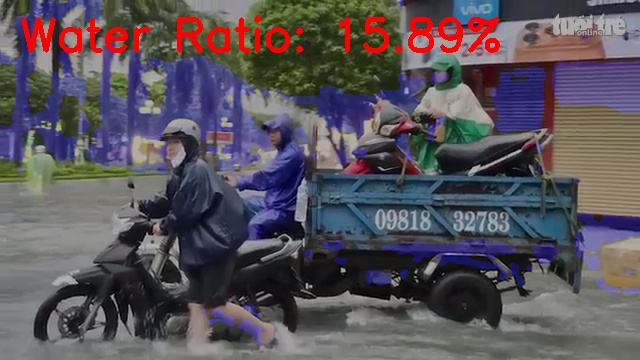
#> input picture ai_module/flood_test_result.jpg, 640 x 360 px
$ python -i test_flood.py   (imports and definitions only)
#> lines starting #> are read from the running program, lines starting #| are printed output that depends on the picture; after the words box and inside, x2 and y2 are one past the last pixel; in counts of white or black regions, pixels touching at a corner belong together
#> further down, picture is the input picture: shape (360, 640, 3); mean B, G, R 90.7, 83.4, 88.9
"""
Quick test: Run flood (water) detection on a single image using HSV thresholding.

Usage:
  python test_flood.py                     # Capture 1 frame from default YouTube stream
  python test_flood.py path/to/image.jpg   # Use your own image
"""

import sys
import os
import cv2
import numpy as np
from dotenv import load_dotenv

# [1 line not run here, left out]

# HSV range for muddy/brown flood water
HSV_LOWER = np.array([5, 30, 30])
HSV_UPPER = np.array([35, 200, 180])

# Thresholds (same as flood_module.py)
WATCH_THRESHOLD = 0.15   # 15% water → WATCH
ALERT_THRESHOLD = 0.30   # 30% water → ALERT


def is_youtube_url(url: str) -> bool:
    return any(domain in url for domain in ["youtube.com", "youtu.be", "youtube.com/live"])


# [44 lines left out: functions resolve_youtube, capture_frame, not called in this run]


def compute_water_ratio(frame: np.ndarray):
    """Compute ratio of water-colored pixels using HSV thresholding."""
    hsv = cv2.cvtColor(frame, cv2.COLOR_BGR2HSV)
#> hsv: shape (360, 640, 3); mean H, S, V 78.5, 71.5, 104.9
    mask = cv2.inRange(hsv, HSV_LOWER, HSV_UPPER)
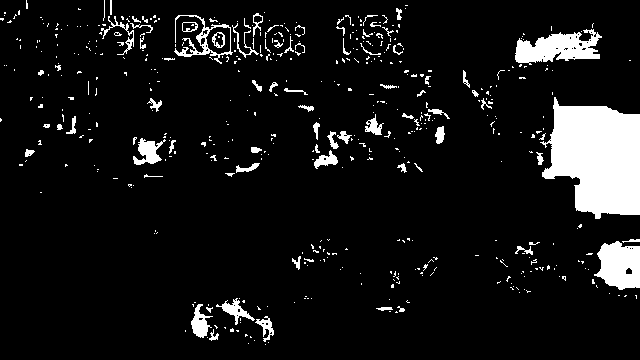
#> mask: shape (360, 640); 8.4% white; 506 white regions (427 under 20 px), largest, box (x1, y1, x2, y2) and area: (540, 97, 640, 219) 8545, (515, 29, 602, 65) 1851, (594, 241, 640, 290) 1655

    # Morphological cleanup
    kernel = cv2.getStructuringElement(cv2.MORPH_ELLIPSE, (5, 5))
    mask = cv2.morphologyEx(mask, cv2.MORPH_OPEN, kernel)
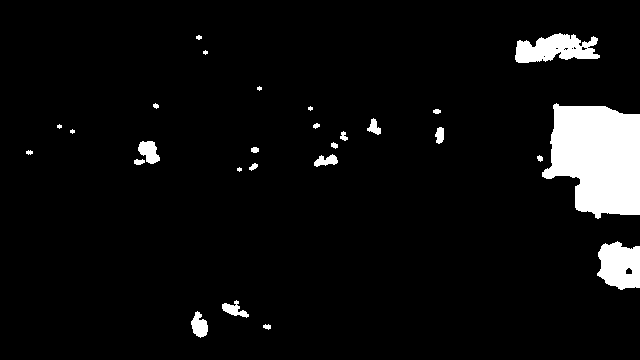
#> mask: shape (360, 640); 5.9% white; 27 white regions (6 under 20 px), largest, box (x1, y1, x2, y2) and area: (542, 103, 640, 219) 8477, (515, 33, 600, 63) 1669, (597, 241, 640, 290) 1625
    mask = cv2.morphologyEx(mask, cv2.MORPH_CLOSE, kernel)
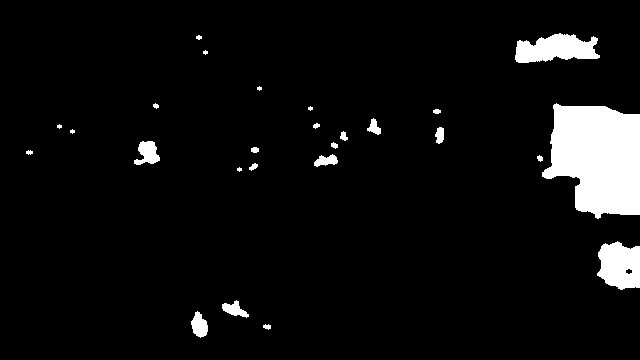
#> mask: shape (360, 640); 5.9% white; 26 white regions (6 under 20 px), largest, box (x1, y1, x2, y2) and area: (542, 103, 640, 219) 8486, (515, 33, 600, 63) 1741, (597, 241, 640, 290) 1637

    water_pixels = cv2.countNonZero(mask)
#> water_pixels = 13704
    total_pixels = frame.shape[0] * frame.shape[1]
#> total_pixels = 230400
    ratio = water_pixels / total_pixels
#> ratio = 0.0595

    return ratio, mask


# [70 lines left out: function main, not called in this run]


# [2 lines not run here, left out]

>>> import cv2
>>> picture = cv2.imread('flood_test_result.jpg')
>>> result = compute_water_ratio(picture)
